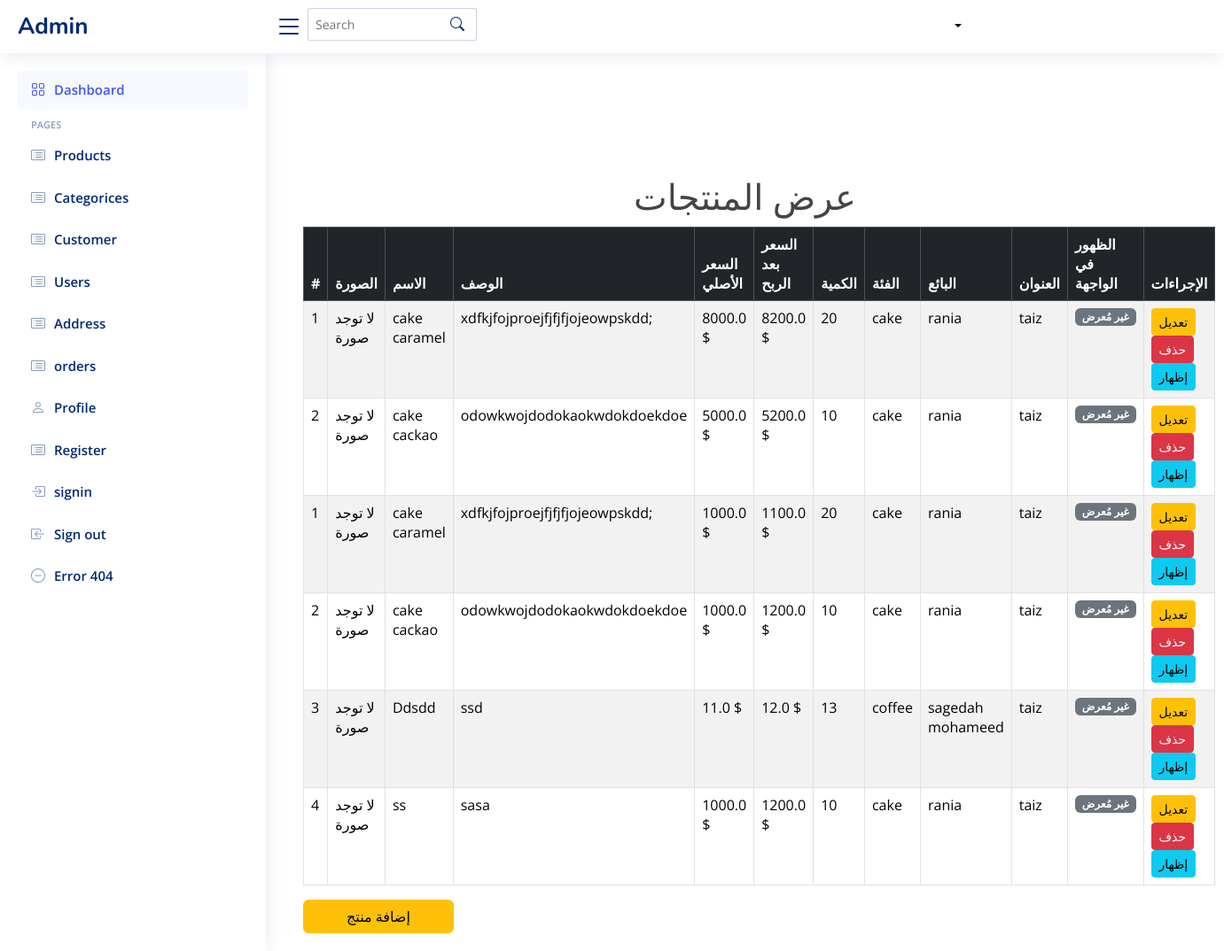
The page /show_product on the database its author committed.
### tables this page shows
CREATE TABLE product (
    id INTEGER PRIMARY KEY AUTOINCREMENT,
    name VARCHAR(255) NULL,
    image VARCHAR(500),
    description TEXT,
    quantity INT NULL,
    category_id INTEGER NOT NULL,  -- القسم الفرعي
    seller_id INTEGER NOT NULL,  -- صاحب المنتج
    address_id INTEGER NOT NULL,  -- عنوان صاحب المنتج
    price_id INTEGER,
    stock_id INTEGER,
    FOREIGN KEY (category_id) REFERENCES category(id),
    FOREIGN KEY (seller_id) REFERENCES sellers(id),
    FOREIGN KEY (address_id) REFERENCES user_addresses(id),
    FOREIGN KEY (price_id) REFERENCES prices(id)
    FOREIGN KEY (stock_id) REFERENCES stock(id)
);

CREATE TABLE prices (
    id INTEGER PRIMARY KEY AUTOINCREMENT,
    product_id INTEGER,
    original_price REAL,
    profit_price REAL,
    FOREIGN KEY (product_id) REFERENCES product(id) ON DELETE CASCADE
);

CREATE TABLE category (
    id INTEGER PRIMARY KEY AUTOINCREMENT,
    name TEXT  NULL,
    parent_id INTEGER,
    image TEXT,
    FOREIGN KEY (parent_id) REFERENCES categories (id) ON DELETE SET NULL
);

CREATE TABLE sellers (
    seller_id INTEGER PRIMARY KEY AUTOINCREMENT,
    name TEXT,
    store_name TEXT,
    store_image TEXT,
    address TEXT,
    phone_number TEXT,
    password TEXT,
    email TEXT,
    commercial_record TEXT,
    id_image TEXT,
    documents TEXT,
    product_type TEXT,
    created_at TIMESTAMP DEFAULT CURRENT_TIMESTAMP
);

CREATE TABLE user_addresses (
    id INTEGER PRIMARY KEY AUTOINCREMENT,
    user_id INTEGER,
    latitude REAL,
    longitude REAL,
    address TEXT,
    FOREIGN KEY (user_id) REFERENCES users(id) ON DELETE CASCADE
);

### app.py (the view)
@app.route('/show_product', methods=['GET'])
def show_product():
    conn = get_db_connection()
    products = conn.execute('''
        SELECT p.id, p.name, p.description, pr.original_price, pr.profit_price,
               COALESCE(s.quantity, 0) AS quantity,  -- التأكد من عدم إرجاع None
               c.name AS category, sllr.name AS seller, a.address AS address
        FROM product p
        JOIN prices pr ON p.id = pr.product_id
        LEFT JOIN stock s ON p.id = s.product_id  -- الانضمام إلى جدول المخزون
        JOIN category c ON p.category_id = c.id
        JOIN sellers sllr ON p.seller_id = sllr.seller_id
        JOIN user_addresses a ON p.address_id = a.id
    ''').fetchall()
    conn.close()  # إغلاق الاتصال بعد الحصول على البيانات
    return render_template('admin/show_product.html', products=products)

### app.py (called while the page is built)
def get_db_connection():
    conn = sqlite3.connect('database/Eshop.db')
    conn.row_factory = sqlite3.Row  # لجلب النتائج كمصفوفات تشبه القواميس
    return conn

### templates/admin/show_product.html (shortened to what this page needs)
{% include 'admin/header.html' %}
<main id="main" class="main">
  <div class="container mt-5">
    <h1 class="text-center">عرض المنتجات</h1>
    <table class="table table-bordered table-striped">
      <thead class="table-dark">
        <tr>
          <th>#</th>
          <th>الصورة</th>
          <th>الاسم</th>
          <th>الوصف</th>
          <th>السعر الأصلي</th>
          <th>السعر بعد الربح</th>
          <th>الكمية</th>
          <th>الفئة</th>
          <th>البائع</th>
          <th>العنوان</th>
          <th>الظهور في الواجهة</th>
          <th>الإجراءات</th>
        </tr>
      </thead>
      <tbody>
        {% for product in products %}
          <tr>
            <td>{{ product.id }}</td>
            <td>
              {% if product.image %}
                {% if product.image.startswith('http') %}
                  <img src="{{ product.image }}" width="50" height="50" class="rounded-circle">
                {% else %}
                  <img src="{{ url_for('static', filename='uploads/' + product.image) }}" width="50" height="50" class="rounded-circle">
                {% endif %}
              {% else %}
                <span>لا توجد صورة</span>
              {% endif %}
            </td>
            <td>{{ product.name }}</td>
            <td>{{ product.description }}</td>
            <td>{{ product.original_price }} $</td>
            <td>{{ product.profit_price }} $</td>
            <td>{{ product.quantity }}</td>
            <td>{{ product.category }}</td>
            <td>{{ product.seller }}</td>
            <td>{{ product.address }}</td>
            <td>
              {% if product.featured %}
                <span class="badge bg-success">مُعرض</span>
              {% else %}
                <span class="badge bg-secondary">غير مُعرض</span>
              {% endif %}
            </td>
            <td>
              <a href="/edit_product/{{ product.id }}" class="btn btn-warning btn-sm">تعديل</a>
              <a href="/delete_product/{{ product.id }}" class="btn btn-danger btn-sm" onclick="return confirm('هل أنت متأكد من الحذف؟');">حذف</a>
              {% if product.featured %}
                <a href="/toggle_featured/{{ product.id }}/0" class="btn btn-info btn-sm">إخفاء</a>
              {% else %}
                <a href="/toggle_featured/{{ product.id }}/1" class="btn btn-info btn-sm">إظهار</a>
              {% endif %}
            </td>
          </tr>
        {% endfor %}
      </tbody>
    </table>
    <a href="{{ url_for('add_product') }}" class="btn btn-warning ps-5 pe-5">إضافة منتج</a>
  </div>
</main>
</body>
</html>

### static/css/index.css (style rules this page uses)
:root { scroll-behavior: smooth; }
body { font-family: "Open Sans", sans-serif; background: #ffffff; color: #444444; }
a { color: #000; text-decoration: none; }
h1, h2, h3, h4, h5, h6 { font-family: "Nunito", sans-serif; }
#main { margin-top: 60px; padding: 20px 30px; transition: all 0.3s; }
@media (min-width: 1200px) { #main, #footer { margin-left: 300px; } }
a { color: #fff; }

### rows shown on the page
product: id "1", name "cake caramel", description "xdfkjfojproejfjfjfjojeowpskdd;", original_price "8000.0", profit_price "8200.0", quantity "20", category "cake", seller "rania", address "taiz", original_price "1000.0", profit_price "1100.0"
product: id "2", name "cake cackao", description "odowkwojdodokaokwdokdoekdoe", original_price "5000.0", profit_price "5200.0", quantity "10", category "cake", seller "rania", address "taiz", original_price "1000.0", profit_price "1200.0"
product: id "3", name "Ddsdd", description "ssd", original_price "11.0", profit_price "12.0", quantity "13", category "coffee", seller "sagedah mohameed", address "taiz"
product: id "4", name "ss", description "sasa", original_price "1000.0", profit_price "1200.0", quantity "10", category "cake", seller "rania", address "taiz"
